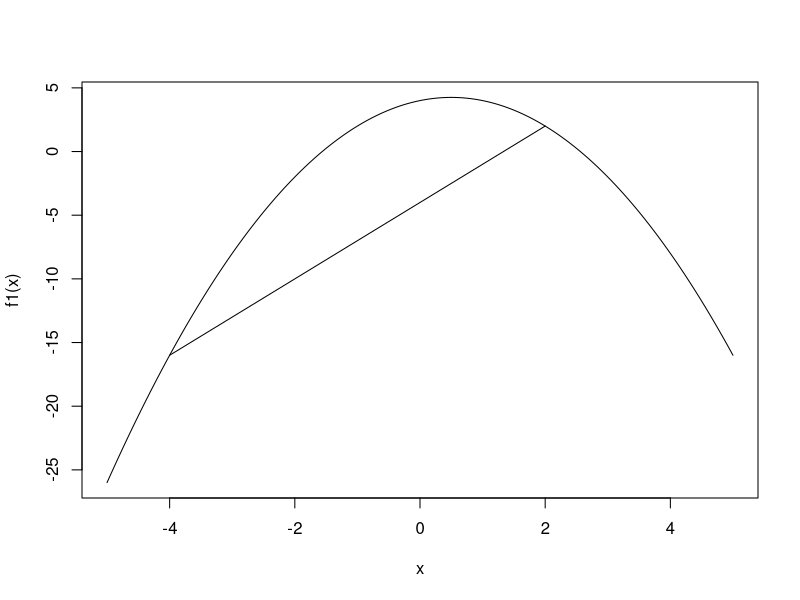
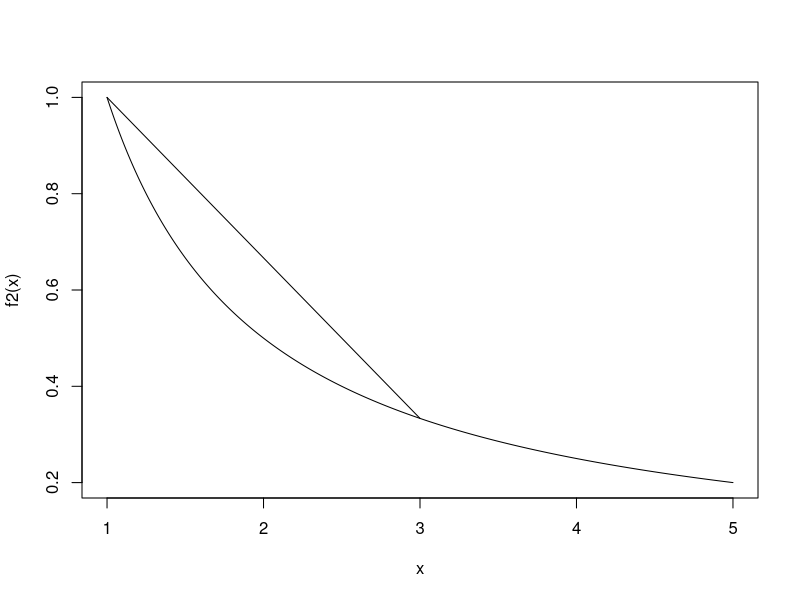
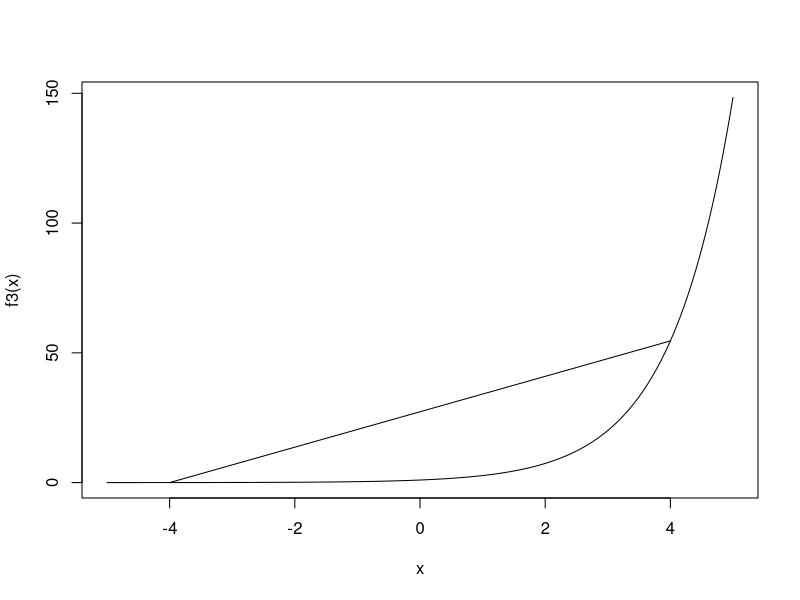
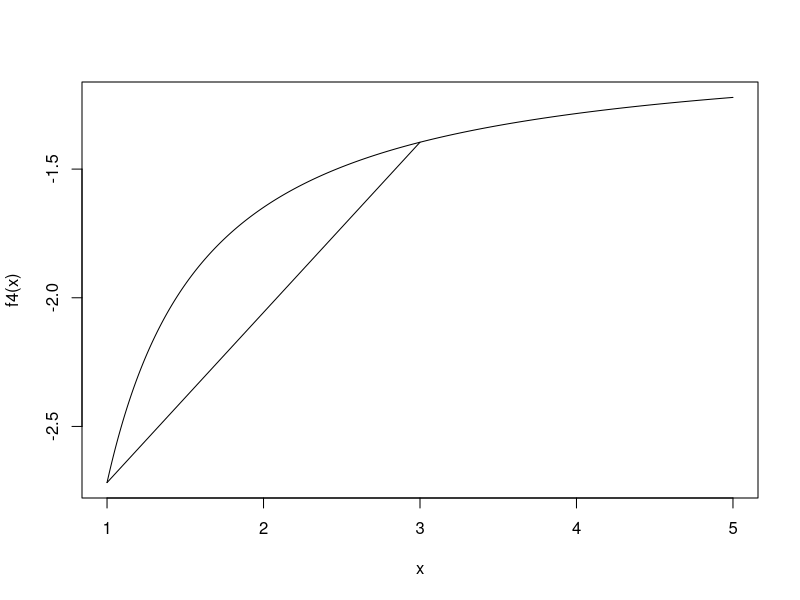
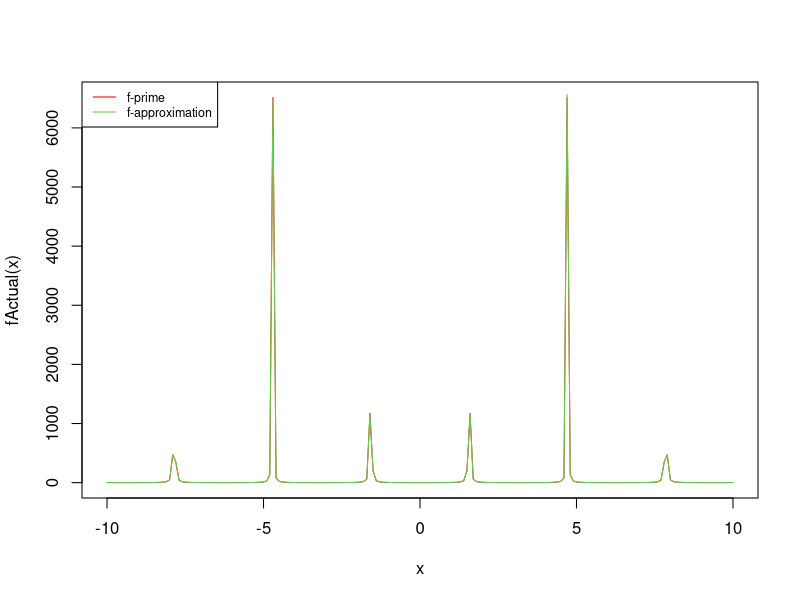
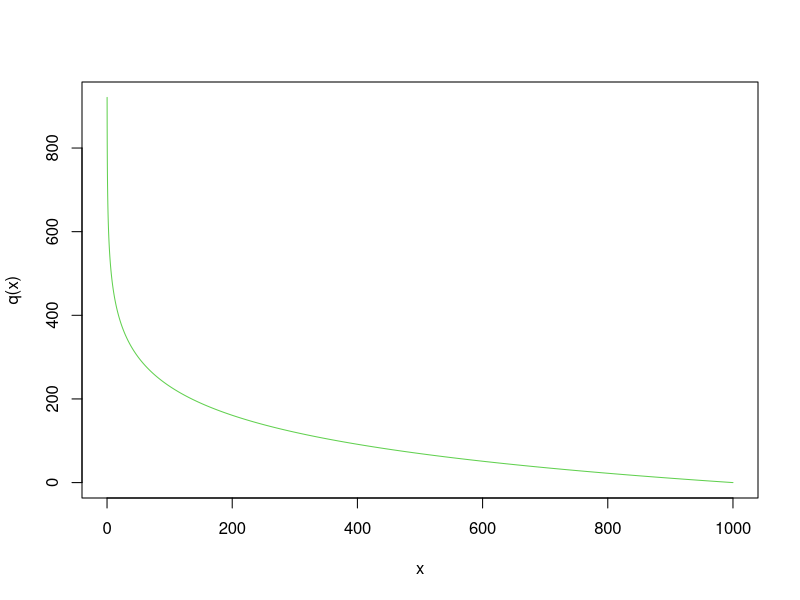

These figures' R source, in order:
#2

f1 = function(x) -x^2+x+4
x = seq(-5,5, by = 0.01)
plot(x,f1(x), type = 'l')
segments(-4, f1(-4), 2, f1(2))
  
f2 = function(x) 1/x
x = seq(1,5, by = 0.01)
plot(x,f2(x), type = 'l')
segments(1, f2(1), 3, f2(3))

f3 = function(x) exp(x)
x = seq(-5,5, by = 0.01)
plot(x,f3(x), type = 'l')
segments(-4, f3(-4), 4, f3(4))

f4 = function(x) -exp(1/x)
x = seq(1,5, by = 0.01)
plot(x,f4(x), type = 'l')
segments(1, f4(1), 3, f4(3))

#4



x = seq(-10,10,by = .1)

  fActual = function(x) (1/cos(x)^2)
  fApprox = function(x){
    small= 0.0001
    return((tan(x +small) - tan(x))/small)
  } 
  
  
  plot(x, fActual(x), type = "l", col="red")
  lines(x, fApprox(x), type = "l", col=19)
  legend(x = "topleft", legend = c("f-prime","f-approximation"), col = c("red", 19), lty = 1, cex = 0.75)

#5

q = function(x) 100* log(1000/x)

x = seq(0, 1000,0.1)
plot(x, q(x), type = "l", col=11)





